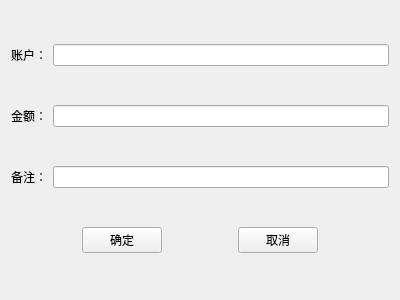
<?xml version="1.0" encoding="UTF-8"?>
<ui version="4.0">
 <class>DepositWidget</class>
 <widget class="QWidget" name="DepositWidget">
  <property name="geometry">
   <rect>
    <x>0</x>
    <y>0</y>
    <width>400</width>
    <height>300</height>
   </rect>
  </property>
  <property name="windowTitle">
   <string>DepositWidget</string>
  </property>
  <layout class="QVBoxLayout" name="verticalLayout">
   <item>
    <layout class="QHBoxLayout" name="horizontalLayout">
     <item>
      <widget class="QLabel" name="label">
       <property name="text">
        <string>账户：</string>
       </property>
      </widget>
     </item>
     <item>
      <widget class="QLineEdit" name="lineEdit_num"/>
     </item>
    </layout>
   </item>
   <item>
    <layout class="QHBoxLayout" name="horizontalLayout_2">
     <item>
      <widget class="QLabel" name="label_2">
       <property name="text">
        <string>金额：</string>
       </property>
      </widget>
     </item>
     <item>
      <widget class="QLineEdit" name="lineEdit_money"/>
     </item>
    </layout>
   </item>
   <item>
    <layout class="QHBoxLayout" name="horizontalLayout_3">
     <item>
      <widget class="QLabel" name="label_3">
       <property name="text">
        <string>备注：</string>
       </property>
      </widget>
     </item>
     <item>
      <widget class="QLineEdit" name="lineEdit_3"/>
     </item>
    </layout>
   </item>
   <item>
    <layout class="QHBoxLayout" name="horizontalLayout_4">
     <item>
      <spacer name="horizontalSpacer">
       <property name="orientation">
        <enum>Qt::Horizontal</enum>
       </property>
       <property name="sizeHint" stdset="0">
        <size>
         <width>40</width>
         <height>20</height>
        </size>
       </property>
      </spacer>
     </item>
     <item>
      <widget class="QPushButton" name="pushButton_ok">
       <property name="text">
        <string>确定</string>
       </property>
      </widget>
     </item>
     <item>
      <spacer name="horizontalSpacer_2">
       <property name="orientation">
        <enum>Qt::Horizontal</enum>
       </property>
       <property name="sizeHint" stdset="0">
        <size>
         <width>40</width>
         <height>20</height>
        </size>
       </property>
      </spacer>
     </item>
     <item>
      <widget class="QPushButton" name="pushButton_cancle">
       <property name="text">
        <string>取消</string>
       </property>
      </widget>
     </item>
     <item>
      <spacer name="horizontalSpacer_3">
       <property name="orientation">
        <enum>Qt::Horizontal</enum>
       </property>
       <property name="sizeHint" stdset="0">
        <size>
         <width>40</width>
         <height>20</height>
        </size>
       </property>
      </spacer>
     </item>
    </layout>
   </item>
  </layout>
 </widget>
 <layoutdefault spacing="6" margin="11"/>
 <resources/>
 <connections/>
</ui>
